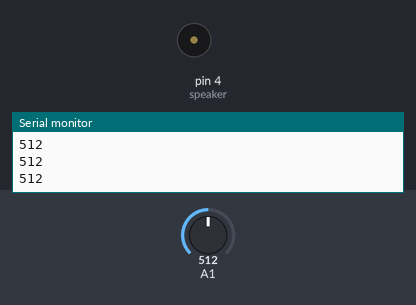
Bench run of a sketch on a simulated Arduino Uno, built with avr-gcc and run on an emulated ATmega328P. Shown: buzzer (waves = sounding), the last lines printed to the serial monitor. Inputs (shaded band) come from the test bench; at power-on: A1 = 512.

Above: at 1.2 s.
1.3 s: A1 set to 106
2.8 s: A1 set to 90
At 3.1 s:
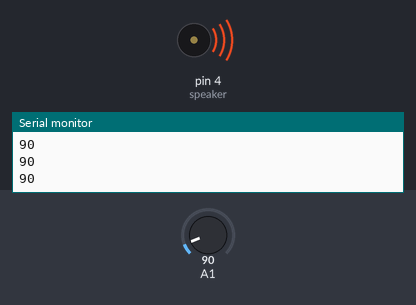
Timing chart, 0 to 5.8 s (numbered marks = the images above; inputs shaded):
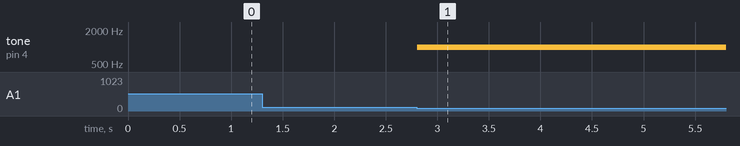

The sketch:

sketch_feb25a.ino
```cpp
int speaker = 4;

void setup() {
  Serial.begin(9600);
  pinMode(speaker, OUTPUT);
}

void loop() {
  int input = analogRead(1);
  if(input < 100){
    tone(4, 1000, 500);
  }

 Serial.println(input);
}
```

Measured:
- the behaviour switches between 100 and 99 on A1 (found by bisection; images 0 and 1)
- after the input at 2.8 s, tone on pin 4 (speaker): silent → 1000 Hz at once
